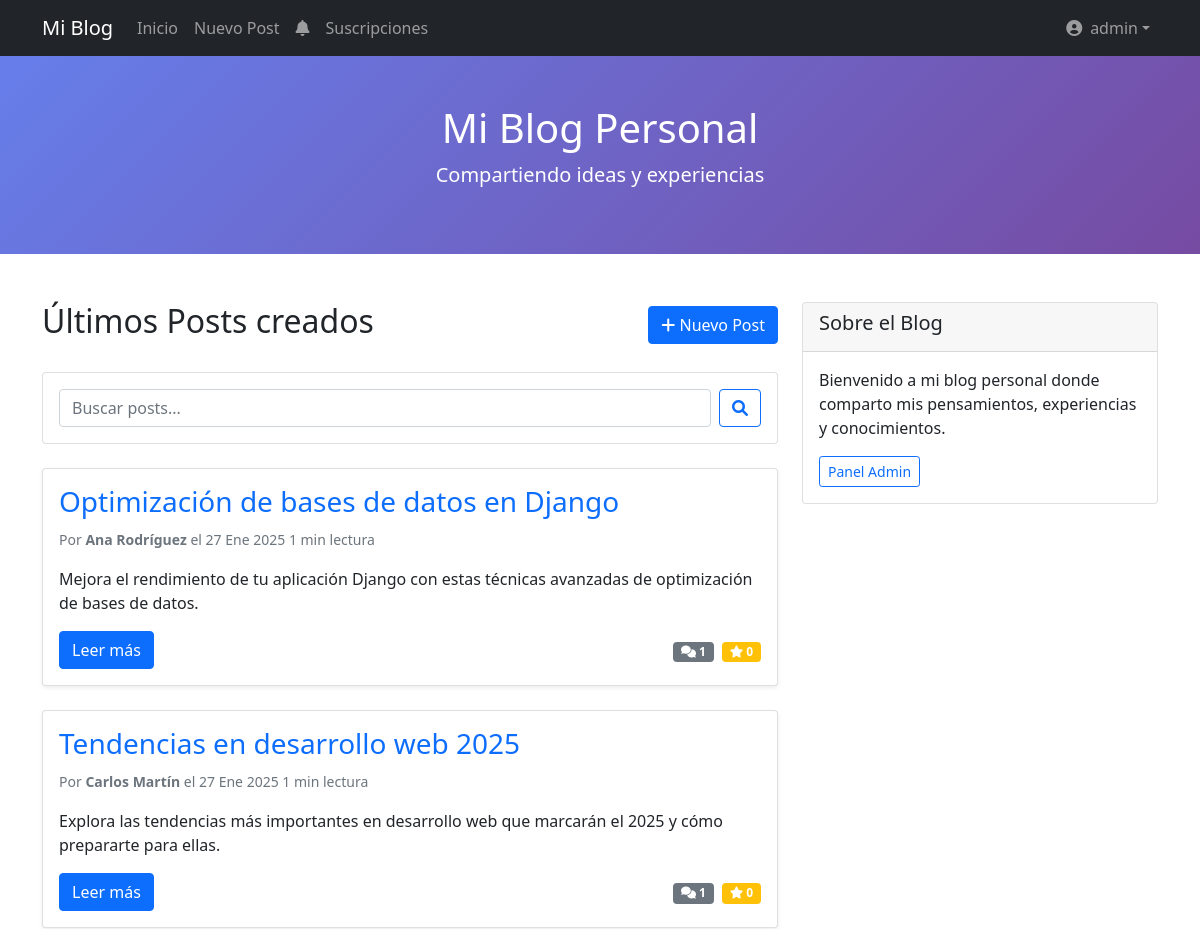
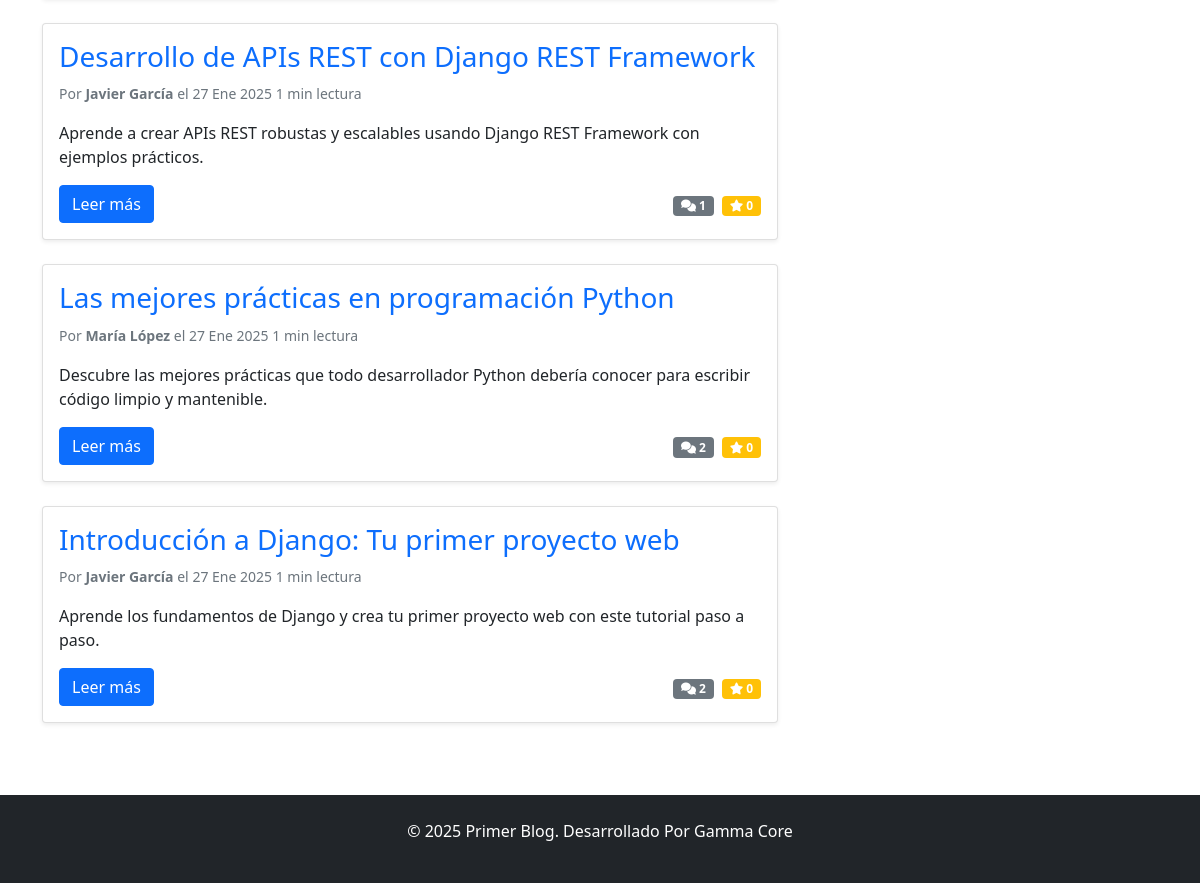
The app's page / (signed in) with its own data (2 pictures, top to bottom).
### blog/models.py (models this page shows, shortened)
class Post(models.Model):
    title = models.CharField(max_length=200, verbose_name='Título')
    slug = models.SlugField(max_length=200, unique=True)
    author = models.ForeignKey(User, on_delete=models.CASCADE, verbose_name='Autor')
    content = RichTextField(verbose_name='Contenido')
    excerpt = models.TextField(max_length=300, blank=True, verbose_name='Resumen')
    cover_image = models.ImageField(upload_to='posts/', blank=True, null=True, verbose_name='Imagen de portada')
    tags = TaggableManager(verbose_name='Etiquetas')
    created_date = models.DateTimeField(default=timezone.now, verbose_name='Fecha de creación')
    published_date = models.DateTimeField(blank=True, null=True, verbose_name='Fecha de publicación')
    published = models.BooleanField(default=False, verbose_name='Publicado')
    class Meta:
        ordering = ['-created_date']
        verbose_name = 'Post'
        verbose_name_plural = 'Posts'
    def get_absolute_url(self):
        return reverse('blog:post_detail', kwargs={'slug': self.slug})
    @property
    def reading_time(self):
        text = strip_tags(self.content or "")
        word_count = len(text.split())
        minutes = math.ceil(word_count / 200) if word_count > 0 else 1
        return max(1, int(minutes))
    def get_rating_count(self):
        return self.reviews.count()
    def get_approved_comments_count(self):
        return self.comments.filter(is_approved=True).count()

### blog/views.py (the view)
# urls.py: path('', views.post_list, name='post_list'),
def post_list(request):
    posts = Post.objects.filter(published=True).order_by('-published_date')
    search_query = request.GET.get('q')
    if search_query:
        posts = posts.filter(
            Q(title__icontains=search_query) |
            Q(content__icontains=search_query) |
            Q(excerpt__icontains=search_query)
        )
    paginator = Paginator(posts, 10)  # 10 posts por página
    page_number = request.GET.get('page')
    page_obj = paginator.get_page(page_number)
    return render(request, 'blog/post_list.html', {
        'page_obj': page_obj,
        'search_query': search_query
    })

### blog/templates/blog/post_list.html (shortened to what this page needs)
{% extends 'base.html' %}
{% block content %}
<div class="row">
    <div class="col-md-8">
        <div class="d-flex justify-content-between align-items-center mb-4">
            <h2>Últimos Posts creados</h2>
            {% if user.is_authenticated %}
                <a href="{% url 'blog:post_create' %}" class="btn btn-primary">
                    <i class="fas fa-plus"></i> Nuevo Post
                </a>
            {% endif %}
        </div>
        <div class="card mb-4">
            <div class="card-body">
                <form method="get" class="d-flex">
                    <input type="text" name="q" class="form-control me-2"
                           placeholder="Buscar posts..." value="{{ search_query|default:'' }}">
                    <button type="submit" class="btn btn-outline-primary">
                        <i class="fas fa-search"></i>
                    </button>
                </form>
            </div>
        </div>
        {% for post in page_obj %}
            <div class="card post-card mb-4 shadow-sm">
                <div class="card-body">
                    <h3 class="card-title">
                        <a href="{{ post.get_absolute_url }}" class="text-decoration-none">
                            {{ post.title }}
                        </a>
                    </h3>
                    <p class="card-text text-muted">
                        <small>
                            Por <strong>{{ post.author.first_name }} {{ post.author.last_name }}</strong>
                            el {{ post.published_date|date:"d M Y" }} {{ post.reading_time }} min lectura
                        </small>
                    </p>
                    {% if post.excerpt %}
                        <p class="card-text">{{ post.excerpt }}</p>
                    {% else %}
                        <p class="card-text">{{ post.content|striptags|truncatewords:30 }}</p>
                    {% endif %}
                    <div class="d-flex justify-content-between align-items-center">
                        <a href="{{ post.get_absolute_url }}" class="btn btn-primary">
                            Leer más
                        </a>
                        <div>
                            <span class="badge bg-secondary me-1">
                                <i class="fas fa-comments"></i> {{ post.get_approved_comments_count }}
                            </span>
                            <span class="badge bg-warning">
                                <i class="fas fa-star"></i> {{ post.get_rating_count }}
                            </span>
                        </div>
                    </div>
                </div>
            </div>
        {% empty %}
            <div class="alert alert-info">
                <h4>No hay posts publicados</h4>
                <p>¡Vuelve pronto para ver nuevos contenidos!</p>
            </div>
        {% endfor %}
    </div>
    <div class="col-md-4">
        <div class="card">
            <div class="card-header">
                <h5>Sobre el Blog</h5>
            </div>
            <div class="card-body">
                <p>Bienvenido a mi blog personal donde comparto mis pensamientos, experiencias y conocimientos.</p>
                <a href="/admin/" class="btn btn-outline-primary btn-sm">Panel Admin</a>
            </div>
        </div>
    </div>
</div>
{% endblock %}

### blog/templates/base.html (shortened to what this page needs)
<!DOCTYPE html>
<html lang="es">
<head>
    <link href="https://cdn.jsdelivr.net/npm/bootstrap@5.1.3/dist/css/bootstrap.min.css" rel="stylesheet">
    <link href="https://cdnjs.cloudflare.com/ajax/libs/font-awesome/6.0.0/css/all.min.css" rel="stylesheet">
</head>
<body>
    <nav class="navbar navbar-expand-lg navbar-dark bg-dark">
        <div class="container">
            <a class="navbar-brand" href="{% url 'blog:post_list' %}">Mi Blog</a>
            <div class="collapse navbar-collapse" id="navbarNav">
                <ul class="navbar-nav me-auto">
                    <li class="nav-item">
                        <a class="nav-link" href="{% url 'blog:post_list' %}">Inicio</a>
                    </li>
                    {% if user.is_authenticated %}
                        <li class="nav-item">
                            <a class="nav-link" href="{% url 'blog:post_create' %}">Nuevo Post</a>
                        </li>
                        <li class="nav-item">
                            <a class="nav-link position-relative" href="{% url 'blog:notifications' %}">
                                <i class="fas fa-bell"></i>
                            </a>
                        </li>
                        <li class="nav-item">
                            <a class="nav-link" href="{% url 'blog:subscriptions' %}">Suscripciones</a>
                        </li>
                    {% endif %}
                </ul>
                <ul class="navbar-nav">
                    {% if user.is_authenticated %}
                        <li class="nav-item dropdown">
                            <a class="nav-link dropdown-toggle d-flex align-items-center" href="#" role="button" data-bs-toggle="dropdown">
                                {% if user.profile.avatar %}
                                    <img src="{{ user.profile.avatar.url }}" alt="Avatar" class="rounded-circle me-2" width="30" height="30">
                                {% else %}
                                    <i class="fas fa-user-circle me-2"></i>
                                {% endif %}
                                {{ user.username }}
                            </a>
                        </li>
                    {% endif %}
                </ul>
            </div>
        </div>
    </nav>
    <header class="blog-header py-5 text-white text-center">
        <div class="container">
            <h1><a href="{% url 'blog:post_list' %}" class="text-white text-decoration-none">Mi Blog Personal</a></h1>
            <p class="lead">Compartiendo ideas y experiencias</p>
        </div>
    </header>
    <main class="container my-5">
        {% block content %}
        {% endblock %}
    </main>
    <footer class="bg-dark text-white text-center py-4 mt-5">
        <p>&copy; 2025 Primer Blog. Desarrollado Por Gamma Core</p>
    </footer>
</body>
</html>

### blog/templates/base.html (style rules this page uses)
.blog-header { background: linear-gradient(135deg, #667eea 0%, #764ba2 100%); }
.post-card { transition: transform 0.2s; }

### records on screen
Post: title "Optimización de bases de datos en Django", author.first_name "Ana", author.last_name "Rodríguez", published_date "27 Ene 2025", reading_time "1", excerpt "Mejora el rendimiento de tu aplicación Django con estas técnicas avanzadas de optimización de bases de datos.", get_approved_comments_count "1", get_rating_count "0"
Post: title "Tendencias en desarrollo web 2025", author.first_name "Carlos", author.last_name "Martín", published_date "27 Ene 2025", reading_time "1", excerpt "Explora las tendencias más importantes en desarrollo web que marcarán el 2025 y cómo prepararte para ellas.", get_approved_comments_count "1", get_rating_count "0"
Post: title "Desarrollo de APIs REST con Django REST Framework", author.first_name "Javier", author.last_name "García", published_date "27 Ene 2025", reading_time "1", excerpt "Aprende a crear APIs REST robustas y escalables usando Django REST Framework con ejemplos prácticos.", get_approved_comments_count "1", get_rating_count "0"
Post: title "Las mejores prácticas en programación Python", author.first_name "María", author.last_name "López", published_date "27 Ene 2025", reading_time "1", excerpt "Descubre las mejores prácticas que todo desarrollador Python debería conocer para escribir código limpio y mantenible.", get_approved_comments_count "2", get_rating_count "0"
Post: title "Introducción a Django: Tu primer proyecto web", author.first_name "Javier", author.last_name "García", published_date "27 Ene 2025", reading_time "1", excerpt "Aprende los fundamentos de Django y crea tu primer proyecto web con este tutorial paso a paso.", get_approved_comments_count "2", get_rating_count "0"

### other values on screen
{{ user.username }} "admin"
